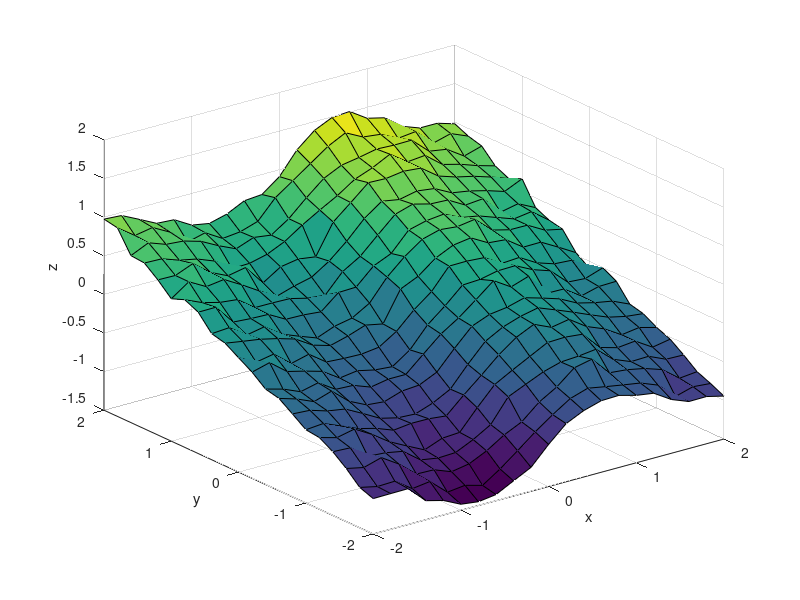
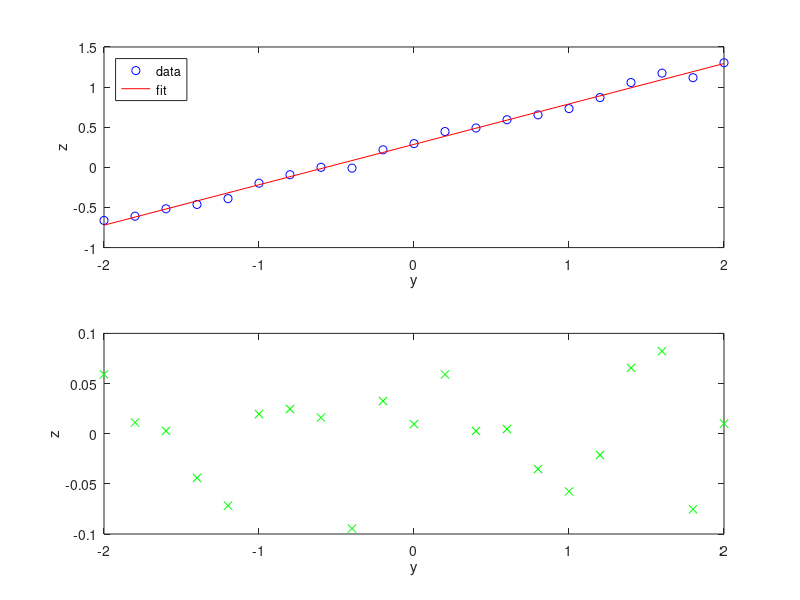

Reproduce these figures in MATLAB, in order.
close all
clear

%load data
data = textread('topo.dat','','headerlines',1);
x = data(:,1);
y = data(:,2);
z = data(:,3);

%reshape x,y,z vectors into matrices
nel = length(x);
nx = sqrt(nel);
ny = nx;

X = reshape(x,ny,nx);
Y = reshape(y,ny,nx);
Z = reshape(z,ny,nx);

%plot topography
figure(1)
surf(X,Y,Z)
xlabel('x')
ylabel('y')
zlabel('z')

%extract data along x = 1.2
extCol = find(X(1,:)==1.2);
yExt = Y(:,extCol);
zExt = Z(:,extCol);

%fit data to straight line
p = polyfit(yExt,zExt,1); %fit to n=1 polynomial
zFit = polyval(p,yExt); %calculated fitted curve
zNoTrend = zExt-zFit; %remove fit

%plot result using subplots
figure(2)

subplot(2,1,1) %1st window
plot(yExt,zExt,'bo') %plot data as blue circles
xlabel('y') %add axes labels
ylabel('z')
hold on %overlay plots
plot(yExt,zFit,'r-') %plot fit as red line
legend('data','fit','Location','NorthWest') %add legend to upper left

subplot(2,1,2) %2nd window
plot(yExt,zNoTrend,'gx') %plot residuals as green x's
xlabel('y')
ylabel('z')

